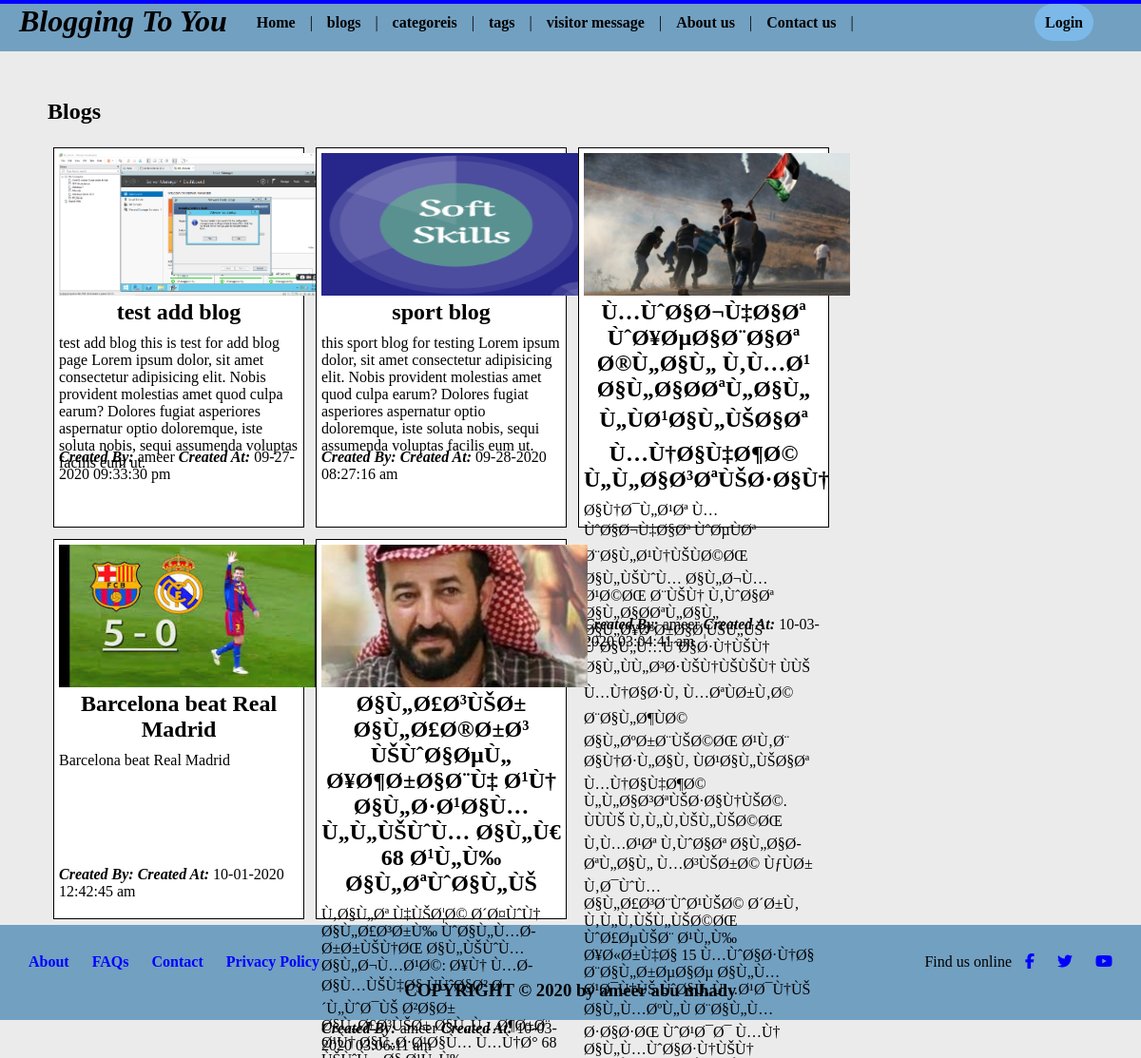
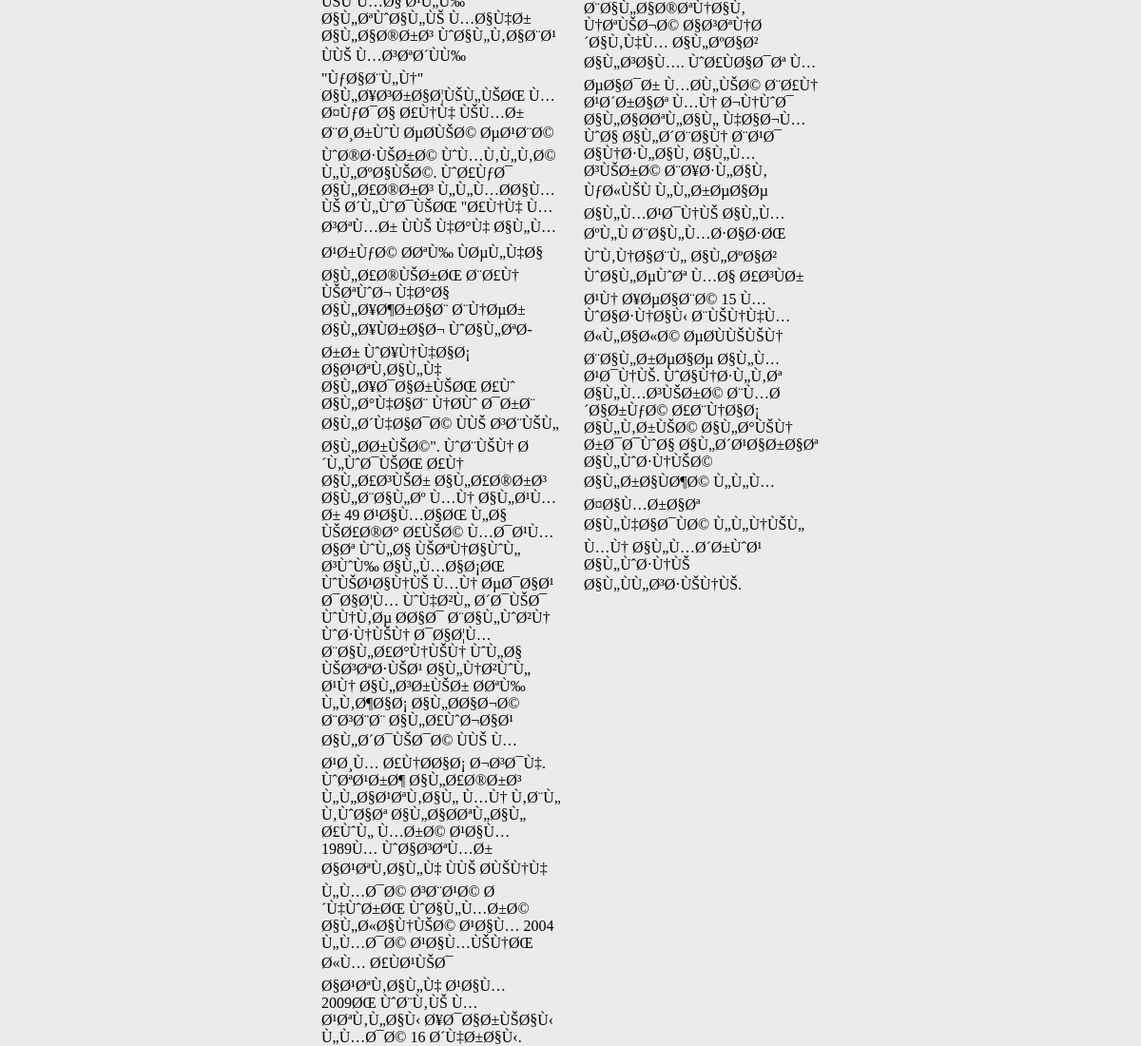
Screenshot of /blogging/more-blog.php with the database file from the repository (2 pictures, top to bottom).
### tables this page shows
CREATE TABLE IF NOT EXISTS `blogs` (
  `id` int(11) NOT NULL AUTO_INCREMENT,
  `subject` varchar(255) NOT NULL,
  `img_src` varchar(255) DEFAULT NULL,
  `details` longtext,
  `category_id` int(11) DEFAULT NULL,
  `user_id` int(11) DEFAULT NULL,
  `created_date` varchar(255) DEFAULT NULL,
  PRIMARY KEY (`id`),
  UNIQUE KEY `subject` (`subject`),
  KEY `category_id` (`category_id`),
  KEY `user_id` (`user_id`)
);

CREATE TABLE IF NOT EXISTS `users` (
  `id` int(11) NOT NULL AUTO_INCREMENT,
  `name` varchar(255) NOT NULL,
  `email` varchar(255) NOT NULL,
  `password` varchar(255) DEFAULT NULL,
  PRIMARY KEY (`id`),
  UNIQUE KEY `email` (`email`)
);

### blogging/more-blog.php (the view, shortened to what this page needs)
<?php
    include 'admin/config.php';
    include 'header.php';
?>
<div class="view-blog">
    <h2>Blogs </a></h2>
    <br>
    <?php
    $query = "select * from blogs";
    $result = mysqli_query($conn,$query);
    if(mysqli_num_rows($result) > 0){
        while($r = mysqli_fetch_assoc($result)){
            $user_name = mysqli_fetch_assoc(mysqli_query($conn,"select name from users where id = ".$r['user_id']))['name'];
            echo "<article> <header> <img src = admin/img/".$r['img_src']."> <h2>". $r['subject']."</h2> </header> <section> <p class='details'>".$r['details']." </p> <p class='created'> <span> Created By: </span> ".$user_name." <span> Created At: </span> ".$r['created_date']."</p> </section> </article>";
        }
    }
    ?>
</div>
<?php
    include 'footer.php';
?>

### blogging/header.php (shortened to what this page needs)
<!DOCTYPE html>
<html lang="en">
<head>
    <link rel="stylesheet" href="css/homestyle.css">
</head>
<body>
    <header class="pageHeader">
        <h1><i>Blogging To You</i></h1>
        <nav>
            <ul>
                <li><a href="index.php">Home</a></li>
                <li><a href="index.php#blog-section">blogs</a></li>
                <li><a href="index.php#categorysection">categoreis</a></li>
                <li><a href="index.php#tagsection">tags</a></li>
                <li><a href="index.php#visitorsection">visitor message</a></li>
                <li><a href="about-us.php">About us</a></li>
                <li><a href="contact.php">Contact us</a></li>
                <?php
                if(isset($_SESSION['id'])){
                    echo '<li class="login_button" style="float: right;"><a  href="admin/logout.php"> Logout </a></li>';
                }else{
                    echo '<li class="login_button" style="float: right;"><a  href="admin/login.php"> Login </a></li>';
                }
                ?>
            </ul>
        </nav>
    </header>

### blogging/footer.php
<footer>
    <ul style="float: left;">
        <li><a href="about-us.php">About</a></li>
        <li><a href="">FAQs</a></li>
        <li><a href="contact.php">Contact</a></li>
        <li><a href="">Privacy Policy</a></li>
    </ul>
    <ul style="float: right;">
        <li>Find us online</li>
        <li><a href=""><i class="fab fa-facebook-f"></i></a></li>
        <li><a href=""><i class="fab fa-twitter"></i></a></li>
        <li><a href=""><i class="fab fa-youtube"></i></a></li>
    </ul>
    <br>
    <h3 style="clear: both;">
    COPYRIGHT &#169; 2020 by ameer abu mhady
    </h3>
    </footer>
</body>
</html>

### blogging/css/homestyle.css (style rules this page uses)
* { margin: 0; padding: 0; box-sizing: border-box; }
body { background-color: rgb(235, 235, 235); }
.pageHeader { background-color: #72A0C1; height: 50px; }
.pageHeader h1 { float: left; margin: 0 20px; }
.pageHeader nav ul { padding: 11px 0; list-style-type: none; overflow: hidden; }
.pageHeader nav ul li { display: inline-block; }
.pageHeader nav ul li a { padding: 11px; color: black; text-decoration: none; font-weight: bold; }
.pageHeader nav ul li::after { content: " |"; }
nav ul li:last-child::after { content: ""; }
.login_button a { background-color: #7CB9E8; border-radius: 25px; text-align: center; margin-right: 50px; margin-top: 10px; padding: 10px; }
.view-blog { padding: 50px; }
.view-blog article { width: 24%; height: 400px; border: 1px solid black; background-color: white; float: left; margin: 6px; }
.view-blog article header { text-align: center; padding: 5px; }
.view-blog article header img { width: 280px; height: 150px; }
.view-blog article section { padding: 5px; }
.view-blog article section .details { height: 120px; }
.created span { font-weight: bold; font-style: italic; }
footer { clear: both; background-color: #72A0C1; padding: 20px; text-align: center; width: 100%; }
footer ul { padding: 10px 0; list-style-type: none; overflow: hidden; }
footer ul li { display: inline-block; }
footer ul li a { padding: 10px; color: blue; text-decoration: none; font-weight: bold; }

### rows the page displays
blogs: img_src (picture), subject "test add blog", details "test add blog this is test for add blog page Lorem ipsum dolor, sit amet consectetur adipisicing elit. Nobis provident molestias amet quod culpa earum? Dolores fugiat asperiores aspernatur optio doloremque, iste soluta nobis, sequi assumenda voluptas facilis eum ut.", user.name "ameer", created_date "09-27-2020 09:33:30 pm"
blogs: img_src (picture), subject "sport blog", details "this sport blog for testing Lorem ipsum dolor, sit amet consectetur adipisicing elit. Nobis provident molestias amet quod culpa earum? Dolores fugiat asperiores aspernatur optio doloremque, iste soluta nobis, sequi assumenda voluptas facilis eum ut.", created_date "09-28-2020 08:27:16 am"
blogs: img_src (picture), subject "Ù…ÙˆØ§Ø¬Ù‡Ø§Øª ÙˆØ¥ØµØ§Ø¨Ø§Øª Ø®Ù„Ø§Ù„ Ù‚Ù…Ø¹ Ø§Ù„Ø§Ø­ØªÙ„Ø§Ù„ Ù„ÙØ¹Ø§Ù„ÙŠØ§Øª Ù…Ù†Ø§Ù‡Ø¶Ø© Ù„Ù„Ø§Ø³ØªÙŠØ·Ø§Ù†", details "Ø§Ù†Ø¯Ù„Ø¹Øª Ù…ÙˆØ§Ø¬Ù‡Ø§Øª ÙˆØµÙØª Ø¨Ø§Ù„Ø¹Ù†ÙŠÙØ©ØŒ Ø§Ù„ÙŠÙˆÙ… Ø§Ù„Ø¬Ù…Ø¹Ø©ØŒ Ø¨ÙŠÙ† Ù‚ÙˆØ§Øª Ø§Ù„Ø§Ø­ØªÙ„Ø§Ù„ Ø§Ù„Ø¥Ø³Ø±Ø§Ø¦ÙŠÙ„ÙŠ ÙˆØ§Ù„Ù…ÙˆØ§Ø·Ù†ÙŠÙ† Ø§Ù„ÙÙ„Ø³Ø·ÙŠÙ†ÙŠÙŠÙ† ÙÙŠ Ù…Ù†Ø§Ø·Ù‚ Ù…ØªÙØ±Ù‚Ø© Ø¨Ø§Ù„Ø¶ÙØ© Ø§Ù„ØºØ±Ø¨ÙŠØ©ØŒ Ø¹Ù‚Ø¨ Ø§Ù†Ø·Ù„Ø§Ù‚ ÙØ¹Ø§Ù„ÙŠØ§Øª Ù…Ù†Ø§Ù‡Ø¶Ø© Ù„Ù„Ø§Ø³ØªÙŠØ·Ø§Ù†ÙŠØ©. ÙÙÙŠ Ù‚Ù„Ù‚ÙŠÙ„ÙŠØ©ØŒ Ù‚Ù…Ø¹Øª Ù‚ÙˆØ§Øª Ø§Ù„Ø§Ø­ØªÙ„Ø§Ù„ Ù…Ø³ÙŠØ±Ø© ÙƒÙØ± Ù‚Ø¯ÙˆÙ… Ø§Ù„Ø£Ø³Ø¨ÙˆØ¹ÙŠØ© Ø´Ø±Ù‚ Ù‚Ù„Ù‚ÙŠÙ„ÙŠØ©ØŒ ÙˆØ£ØµÙŠØ¨ Ø¹Ù„Ù‰ Ø¥Ø«Ø±Ù‡Ø§ 15 Ù…ÙˆØ§Ø·Ù†Ø§ Ø¨Ø§Ù„Ø±ØµØ§Øµ Ø§Ù„Ù…Ø¹Ø¯Ù†ÙŠ ÙˆØ§Ù„Ù…Ø¹Ø¯Ù†ÙŠ Ø§Ù„Ù…ØºÙ„Ù Ø¨Ø§Ù„Ù…Ø·Ø§Ø·ØŒ ÙˆØ¹Ø¯Ø¯ Ù…Ù† Ø§Ù„Ù…ÙˆØ§Ø·Ù†ÙŠÙ† Ø¨Ø§Ù„Ø§Ø®ØªÙ†Ø§Ù‚ Ù†ØªÙŠØ¬Ø© Ø§Ø³ØªÙ†Ø´Ø§Ù‚Ù‡Ù… Ø§Ù„ØºØ§Ø² Ø§Ù„Ø³Ø§Ù…. ÙˆØ£ÙØ§Ø¯Øª Ù…ØµØ§Ø¯Ø±…", user.name "ameer", created_date "10-03-2020 03:04:41 am"
blogs: img_src (picture), subject "Barcelona beat Real Madrid", details "Barcelona beat Real Madrid", created_date "10-01-2020 12:42:45 am"
blogs: img_src (picture), subject "Ø§Ù„Ø£Ø³ÙŠØ± Ø§Ù„Ø£Ø®Ø±Ø³ ÙŠÙˆØ§ØµÙ„ Ø¥Ø¶Ø±Ø§Ø¨Ù‡ Ø¹Ù† Ø§Ù„Ø·Ø¹Ø§Ù… Ù„Ù„ÙŠÙˆÙ… Ø§Ù„Ù€ 68 Ø¹Ù„Ù‰ Ø§Ù„ØªÙˆØ§Ù„ÙŠ", details "Ù‚Ø§Ù„Øª Ù‡ÙŠØ¦Ø© Ø´Ø¤ÙˆÙ† Ø§Ù„Ø£Ø³Ø±Ù‰ ÙˆØ§Ù„Ù…Ø­Ø±Ø±ÙŠÙ†ØŒ Ø§Ù„ÙŠÙˆÙ… Ø§Ù„Ø¬Ù…Ø¹Ø©: Ø¥Ù† Ù…Ø­Ø§Ù…ÙŠÙ‡Ø§ ÙÙˆØ§Ø² Ø´Ù„ÙˆØ¯ÙŠ Ø²Ø§Ø± Ø§Ù„Ø£Ø³ÙŠØ± Ø§Ù„Ù…Ø¶Ø±Ø¨ Ø¹Ù† Ø§Ù„Ø·Ø¹Ø§Ù… Ù…Ù†Ø° 68 ÙŠÙˆÙ…Ø§ Ø¹Ù„Ù‰ Ø§Ù„ØªÙˆØ§Ù„ÙŠ Ù…Ø§Ù‡Ø± Ø§Ù„Ø§Ø®Ø±Ø³ ÙˆØ§Ù„Ù‚Ø§Ø¨Ø¹ ÙÙŠ Ù…Ø³ØªØ´ÙÙ‰ \"ÙƒØ§Ø¨Ù„Ù†\" Ø§Ù„Ø¥Ø³Ø±Ø§Ø¦ÙŠÙ„ÙŠØŒ Ù…Ø¤ÙƒØ¯Ø§ Ø£Ù†Ù‡ ÙŠÙ…Ø± Ø¨Ø¸Ø±ÙˆÙ ØµØ­ÙŠØ© ØµØ¹Ø¨Ø© ÙˆØ®Ø·ÙŠØ±Ø© ÙˆÙ…Ù‚Ù„Ù‚Ø© Ù„Ù„ØºØ§ÙŠØ©. ÙˆØ£ÙƒØ¯ Ø§Ù„Ø£Ø®Ø±Ø³ Ù„Ù„Ù…Ø­Ø§Ù…ÙŠ Ø´Ù„ÙˆØ¯ÙŠØŒ \"Ø£Ù†Ù‡ Ù…Ø³ØªÙ…Ø± ÙÙŠ Ù‡Ø°Ù‡ Ø§Ù„Ù…Ø¹Ø±ÙƒØ© Ø­ØªÙ‰ ÙØµÙ„Ù‡Ø§ Ø§Ù„Ø£Ø®ÙŠØ±ØŒ Ø¨Ø£Ù† ÙŠØªÙˆØ¬ Ù‡Ø°Ø§ Ø§Ù„Ø¥Ø¶Ø±Ø§Ø¨ Ø¨Ù†ØµØ± Ø§Ù„Ø¥ÙØ±Ø§Ø¬ ÙˆØ§Ù„ØªØ­Ø±Ø± ÙˆØ¥Ù†Ù‡Ø§Ø¡ Ø§Ø¹ØªÙ‚Ø§Ù„Ù‡ Ø§Ù„Ø¥Ø¯Ø§Ø±ÙŠØŒ Ø£Ùˆ Ø§Ù„Ø°Ù‡Ø§Ø¨ Ù†Ø­Ùˆ Ø¯Ø±Ø¨…", user.name "ameer", created_date "10-03-2020 03:06:11 am"
